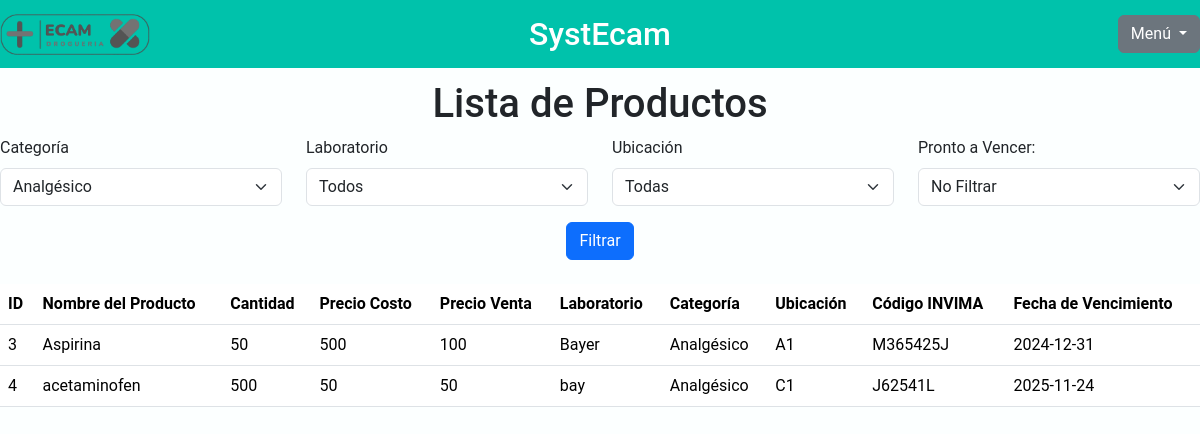
The app's page /consultar.php?categoria=Analgésico with its own data.
### tables this page shows
CREATE TABLE `productos` (
  `id_producto` int(45) NOT NULL,
  `nombre_producto` varchar(45) DEFAULT NULL,
  `cantidad` int(45) DEFAULT NULL,
  `precio_costo` int(45) DEFAULT NULL,
  `precio_venta` int(45) DEFAULT NULL,
  `laboratorio` varchar(45) DEFAULT NULL,
  `categoria` varchar(45) DEFAULT NULL,
  `cod_invima` varchar(45) DEFAULT NULL,
  `fecha_vencimiento` date DEFAULT NULL,
  `ubicacion` varchar(45) DEFAULT NULL
);

### consultar.php (the view, shortened to what this page needs)
<?php
$conn = new mysqli("localhost", "root", "", "basesystecam");
$categoriasQuery = "SELECT DISTINCT categoria FROM productos";
$categoriasResult = $conn->query($categoriasQuery);
$categoriaFiltro = isset($_GET['categoria']) ? $_GET['categoria'] : '';
$query = "SELECT * FROM productos WHERE 1=1";
if (!empty($categoriaFiltro)) {
    $query .= " AND categoria = '$categoriaFiltro'";
}
$resultado = $conn->query($query);
?>
<!DOCTYPE html>
<html lang="es">
<head>
    <link href="https://cdn.jsdelivr.net/npm/bootstrap@5.3.3/dist/css/bootstrap.min.css" rel="stylesheet">
    <link rel="stylesheet" href="css/consultar.css">
</head>
<body>
    <header>
        <div class="header-container">
            <img src="img/logo.png" alt="SystEcam" class="logo">
            <h1 class="nombre-software">
                <a href="modulos.php" style="text-decoration: none; color: inherit;">SystEcam</a>
            </h1>
            <div class="dropdown" style="position: absolute; right: 0;">
                <button class="btn btn-secondary dropdown-toggle" type="button" data-bs-toggle="dropdown" aria-expanded="false">
                    Menú
                </button>
            </div>
        </div>
    </header>
    <div class="container">
        <h1 class="text-center">Lista de Productos</h1>
        <form method="GET" class="row mb-4">
            <div class="col-md-3">
                <label for="categoria" class="form-label">Categoría</label>
                <select name="categoria" id="categoria" class="form-select">
                    <?php while ($fila = $categoriasResult->fetch_assoc()): ?>
                        <option value="<?php echo $fila['categoria']; ?>" <?php if ($fila['categoria'] == $categoriaFiltro) echo 'selected'; ?>>
                            <?php echo $fila['categoria']; ?>
                        </option>
                    <?php endwhile; ?>
                </select>
            </div>
            <div class="col-md-3">
                <label for="laboratorio" class="form-label">Laboratorio</label>
                <select name="laboratorio" id="laboratorio" class="form-select">
                    <option value="">Todos</option>
                </select>
            </div>
            <div class="col-md-3">
                <label for="ubicacion" class="form-label">Ubicación</label>
                <select name="ubicacion" id="ubicacion" class="form-select">
                    <option value="">Todas</option>
                </select>
            </div>
            <div class="col-md-3">
                <label for="pronto_vencer" class="form-label">Pronto a Vencer:</label>
                <select name="pronto_vencer" id="pronto_vencer" class="form-select">
                    <option value="">No Filtrar</option>
                </select>
            </div>
            <div class="col-12 mt-3 text-center">
                <button type="submit" class="btn btn-primary">Filtrar</button>
            </div>
        </form>
        <table class="table">
            <thead>
                <tr>
                    <th>ID</th>
                    <th>Nombre del Producto</th>
                    <th>Cantidad</th>
                    <th>Precio Costo</th>
                    <th>Precio Venta</th>
                    <th>Laboratorio</th>
                    <th>Categoría</th>
                    <th>Ubicación</th>
                    <th>Código INVIMA</th>
                    <th>Fecha de Vencimiento</th>
                </tr>
            </thead>
            <tbody>
                <?php if ($resultado->num_rows > 0): ?>
                    <?php while ($fila = $resultado->fetch_assoc()): ?>
                    <tr>
                        <td><?php echo $fila['id_producto']; ?></td>
                        <td><?php echo $fila['nombre_producto']; ?></td>
                        <td><?php echo $fila['cantidad']; ?></td>
                        <td><?php echo $fila['precio_costo']; ?></td>
                        <td><?php echo $fila['precio_venta']; ?></td>
                        <td><?php echo $fila['laboratorio']; ?></td>
                        <td><?php echo $fila['categoria']; ?></td>
                        <td><?php echo $fila['ubicacion']; ?></td>
                        <td><?php echo $fila['cod_invima']; ?></td>
                        <td><?php echo $fila['fecha_vencimiento']; ?></td>
                    </tr>
                    <?php endwhile; ?>
                <?php else: ?>
                    <tr>
                        <td colspan="10" class="text-center">No se encontraron productos.</td>
                    </tr>
                <?php endif; ?>
            </tbody>
        </table>
    </div>
</body>
</html>

### CSS/consultar.css (style rules this page uses)
* { margin: 0; padding: 0; box-sizing: border-box; }
body { font-family: 'Roboto', Arial, sans-serif; display: flex; flex-direction: column; justify-content: space-between; align-items: center; min-height: 100vh; background-color: #fcffff; }
header { width: 100%; background-color: #00c2ab; padding: 15px 0; position: fixed; top: 0; left: 0; right: 0; z-index: 1000; animation: slideInFromLeft 0.5s ease-out; }
.header-container { display: flex; align-items: center; justify-content: center; width: 80%; margin: 0 auto; }
.logo { max-width: 150px; position: absolute; left: 0; }
.nombre-software { font-size: 2rem; color: white; margin: 0; }
.container { max-width: 1200px; margin-top: 80px; padding: 0; }
.table { margin-top: 20px; }

### records on screen
productos: id_producto "3", nombre_producto "Aspirina", cantidad "50", precio_costo "500", precio_venta "100", laboratorio "Bayer", categoria "Analgésico", ubicacion "A1", cod_invima "M365425J", fecha_vencimiento "2024-12-31"
productos: id_producto "4", nombre_producto "acetaminofen", cantidad "500", precio_costo "50", precio_venta "50", laboratorio "bay", categoria "Analgésico", ubicacion "C1", cod_invima "J62541L", fecha_vencimiento "2025-11-24"

### other values on screen
form field categoria "Analgésico"
